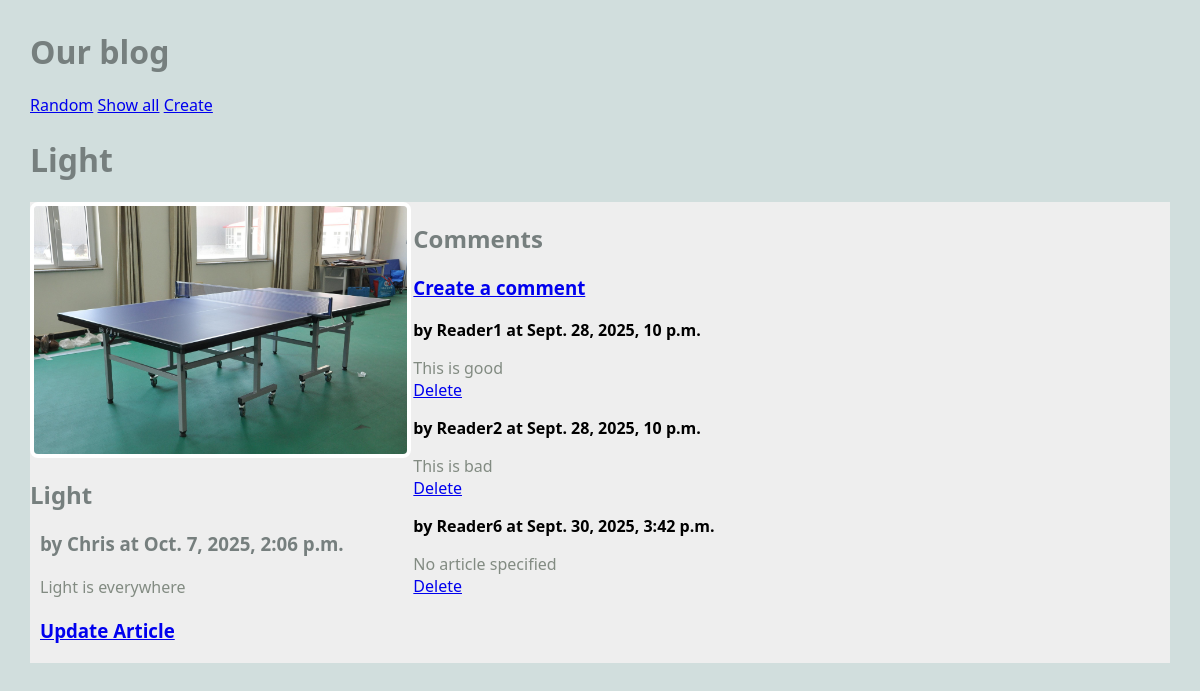
Screenshot of /blog/article/2 with the database file from the repository.
### blog/models.py (models this page shows, shortened)
class Article(models.Model):
    title = models.TextField(blank=True)
    author = models.TextField(blank=True)
    text = models.TextField(blank=True)
    published = models.DateTimeField(auto_now=True)
    image_file = models.ImageField(blank=True)
    def get_all_comments(self):
        comments = Comment.objects.filter(article=self)
        return comments

class Comment(models.Model):
    article = models.ForeignKey(Article, on_delete=models.CASCADE)
    author = models.TextField(blank=False)
    text = models.TextField(blank=False)
    published = models.DateTimeField(auto_now=True)

### blog/views.py (the view)
# urls.py: path("article/<int:pk>", ArticleView.as_view(), name="article"),
class ArticleView(DetailView):
    model = Article
    template_name = "blog/article.html"
    context_object_name = "article"

### blog/templates/blog/article.html
{% extends 'blog/base.html' %}
{% block content %}
<h1>{{article.title}}</h1>
<main class="grid-container">
    <article>
        {% if article.image_file %}
        <img src="{{article.image_file.url}}" alt="">
        {% else %}
        <h3>No Image</h3>
        {% endif %}
        <div>
            <h2>{{article.title}}</h2>
            <h3>by {{article.author}} at {{article.published}}</h3>
            <p>
                {{article.text}}
            </p>
            <h3>
                <a href="{% url 'update_article' article.pk %}">Update Article</a>
            </h3>
        </div>
    </article>
    <div>
        <h2>Comments</h2>
        <h3>
            <a href="{% url 'create_comment' article.pk %}">Create a comment</a>
        </h3>
        {% for comment in article.get_all_comments %}
            <div>
                <strong>by {{comment.author}} at {{comment.published}}</strong>
                <p>
                    {{comment.text}}
                    <br>
                    <a href="{% url 'delete_comment' comment.pk %}">Delete</a>
                </p>
            </div>
        {% endfor %}
    </div>
</main>
{% endblock %}

### static/styles-blog.css (style rules this page uses)
body { margin: 30px; background: #d1dedd; font-family:'Segoe UI', Tahoma, Geneva, Verdana, sans-serif; }
h1, h2, h3 { color: #767f7e; }
p { color: #828b82; }
.grid-container { background: #eee; max-width: 900px; display: grid; grid-template-columns: repeat(3, 1fr); grid-gap: 10px; max-width: 1200px; margin: 20px auto; }
article img, article.featured img { width: 100%; border: 4px solid #fff; border-radius: 8px; }
article p, article h3 { margin: 20px 10px; }

### rows the page displays
Article: title "Light", image_file (picture), author "Chris", published "Oct. 7, 2025, 2:06 p.m.", text "Light is everywhere"
Comment: author "Reader1", published "Sept. 28, 2025, 10 p.m.", text "This is good"
Comment: author "Reader2", published "Sept. 28, 2025, 10 p.m.", text "This is bad"
Comment: author "Reader6", published "Sept. 30, 2025, 3:42 p.m.", text "No article specified"
